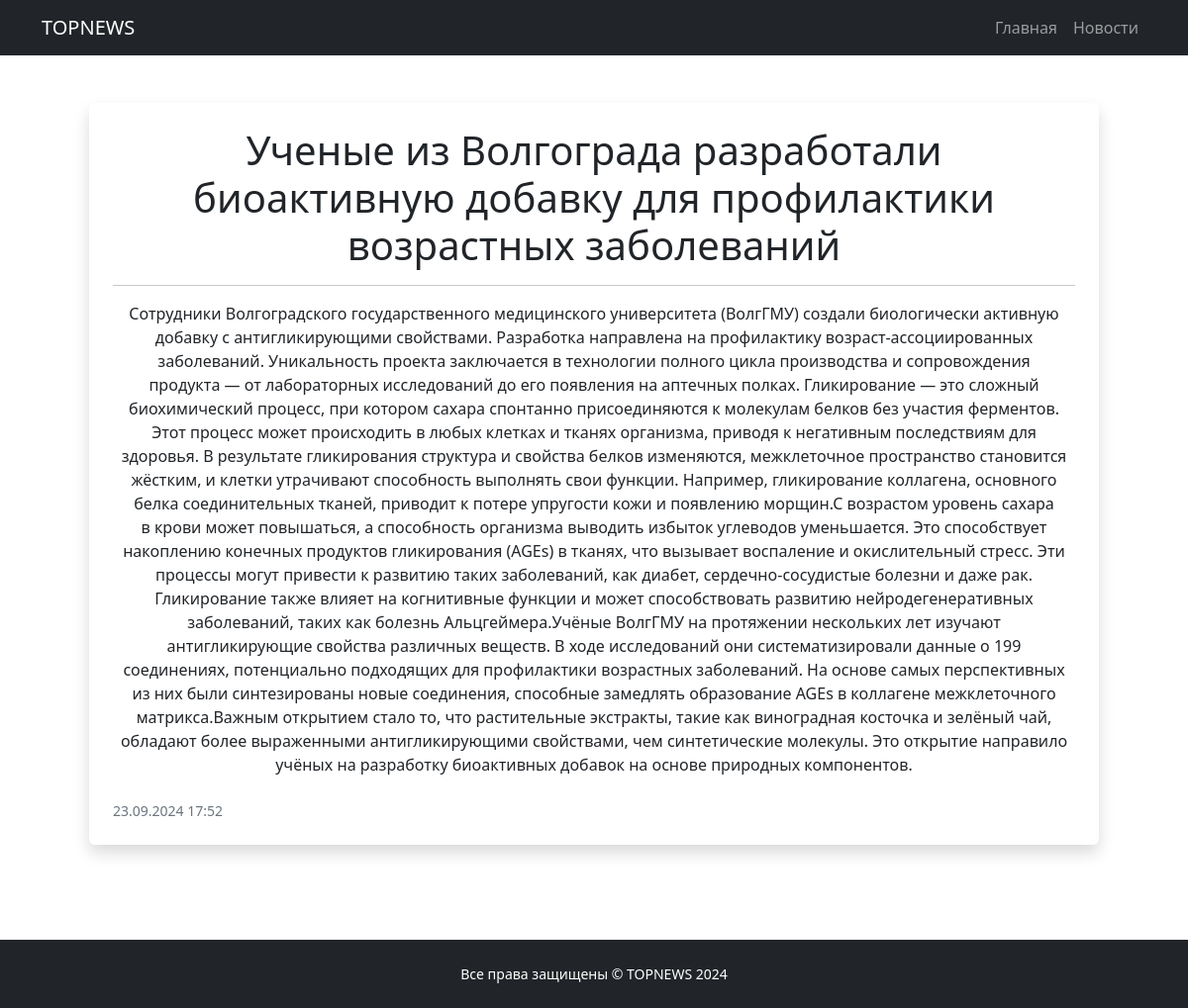
The page /news/2 on the database its author committed.
### news_portal/models.py (models this page shows, shortened)
class Post(models.Model):
    author = models.ForeignKey(Author, on_delete = models.CASCADE)
    content_type = models.CharField(max_length = 1, choices = CONTENT_TYPES, default = article)
    creation_date = models.DateTimeField(auto_now_add = True)
    category = models.ManyToManyField(Category, through = 'PostCategory')
    title = models.CharField(max_length = 255)
    text = models.TextField()
    rating = models.FloatField(default = 0)

### news_portal/views.py (the view)
# urls.py: path('<int:pk>', PostDetail.as_view()),
class PostDetail(DetailView):
    model = Post
    template_name = 'post.html'
    context_object_name = 'post'

### news_portal/templatetags/custom_filters.py (called while the page is built)
@register.filter()
def censor(text):
    if isinstance(text, str):
        for word in bad_words:
            text = text.replace(word, word[0] + '*' * (len(word) - 1))
        return text
    else:
        raise TypeError("Фильтр censor() должен получить строку.")

### templates/post.html (shortened to what this page needs)
{% extends 'flatpages/default.html' %}
{% load custom_filters %}
{% block content %}
    <div class="container px-5 my-5">
        <div class="row gx-5">
            <div class="col-12 mb-5">
                <div class="card h-100 shadow border-0">
                    <div class="card-body p-4">
                        <a class="text-decoration-none link-dark stretched-link" href="/news/{{ post.id }}">
                            <h1 class="card-title mb-3">{{ post.title|censor }}</h1>
                            <hr>
                        </a>
                        <p class="card-text mb-0">{{ post.text|censor }}</p>
                    </div>
                    <div class="card-footer p-4 pt-0 bg-transparent border-top-0">
                        <div class="d-flex align-items-end justify-content-between">
                            <div class="d-flex align-items-center">
                                <div class="small">
                                    <div class="text-muted">{{ post.creation_date|date:"d.m.Y H:i" }}</div>
                                </div>
                            </div>
                        </div>
                    </div>
                </div>
            </div>
        </div>
    </div>
{% endblock content %}

### rows shown on the page
Post: title|censor "Ученые из Волгограда разработали биоактивную добавку для профилактики возрастных заболеваний", text|censor "Сотрудники Волгоградского государственного медицинского университета (ВолгГМУ) создали биологически активную добавку с антигликирующими свойствами. Разработка направлена на профилактику возраст-ассоциированных заболеваний. Уникальность проекта заключается в технологии полного цикла производства и сопровождения продукта — от лабораторных исследований до его появления на аптечных полках. Гликирование — это сложный биохимический процесс, при котором сахара спонтанно присоединяются к молекулам белков без участия ферментов. Этот процесс может происходить в любых клетках и тканях организма, приводя к негативным последствиям для здоровья. В результате гликирования структура и свойства белков…", creation_date "23.09.2024 17:52"
